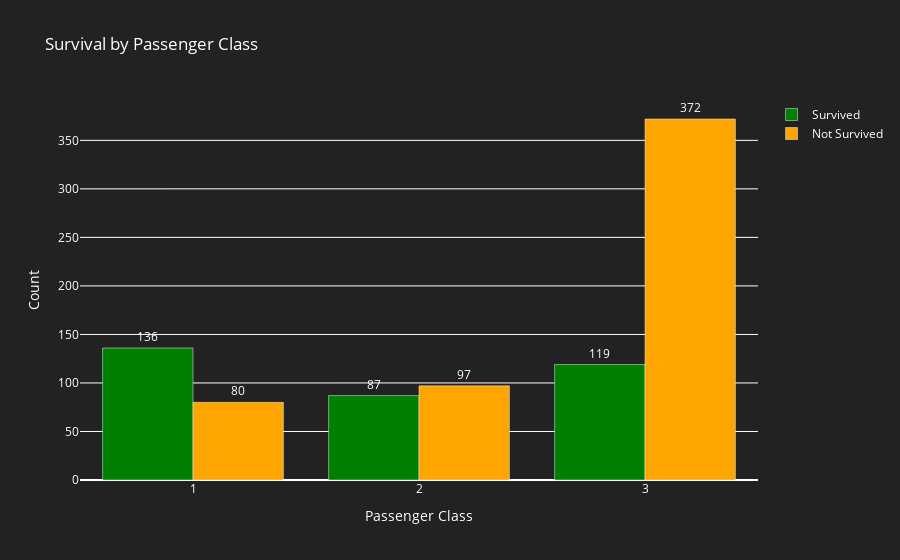

The notebook cell saved with this chart:
### Code cell
# 1. How passenger class corelates with survival

# Calculate the counts for each class and survival status
survived_counts = train_df[train_df['Survived']==1]['Pclass'].value_counts()
not_survived_counts = train_df[train_df['Survived']==0]['Pclass'].value_counts()

# Define the data as a list of traces
data = [go_data(survived_counts, 'Survived', 'green'), go_data(not_survived_counts, 'Not Survived', 'orange')]

# Define the layout
layout =go_bar_layout('Survival by Passenger Class', 'Passenger Class', 'Count')

# Create the figure object
fig1 = go.Figure(data=data, layout=layout)

# Show the figure
fig1.show()

### Figure 1 — Plotly figure (JSON) as saved in the notebook; plotly's stock layout.template omitted (floating-point values rounded to 4 significant figures)
{"data": [{"marker": {"color": "green"}, "name": "Survived", "text": [136, 119, 87], "textfont": {"color": "white"}, "textposition": "outside", "type": "bar", "x": [1, 3, 2], "y": [136, 119, 87]}, {"marker": {"color": "orange"}, "name": "Not Survived", "text": [372, 97, 80], "textfont": {"color": "white"}, "textposition": "outside", "type": "bar", "x": [3, 2, 1], "y": [372, 97, 80]}], "layout": {"font": {"color": "white"}, "paper_bgcolor": "rgba(34, 34, 34, 1)", "plot_bgcolor": "rgba(34, 34, 34, 1)", "title": {"text": "Survival by Passenger Class"}, "xaxis": {"title": {"text": "Passenger Class"}}, "yaxis": {"title": {"text": "Count"}}}}
